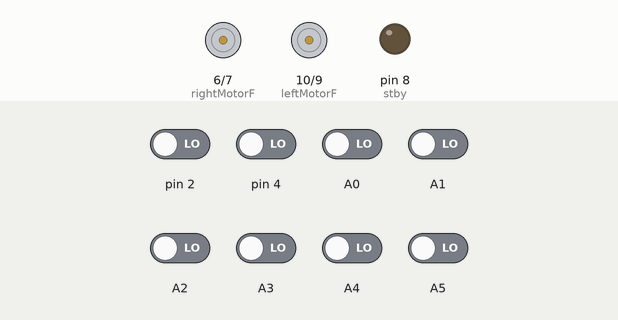
The sketch below on a simulated Arduino Uno, built with avr-gcc and run on an emulated ATmega328P. Shown: motor-driver pin pairs drawn as motors (green arrow = first pin HIGH = forward, orange = second pin HIGH = backward, longer = more drive, scaled by the enable pin, stopped while the standby pin is LOW), output pins drawn as LEDs (lit = HIGH). The inputs (shaded band) are chosen by the test bench; at power-on: A0–5, pin 2, pin 4 LOW.

Above: at 0.1 s.
At 12.4 s:
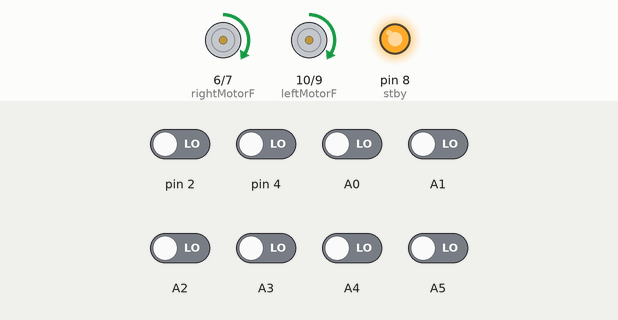
12.5 s: A1 driven HIGH
At 13.93 s:
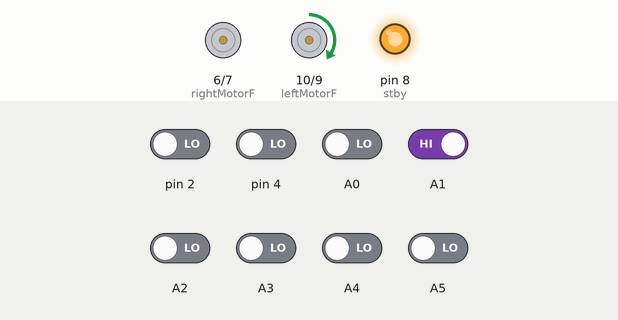
Timing chart, 0 to 16.8 s (numbered marks = the images above; inputs shaded):
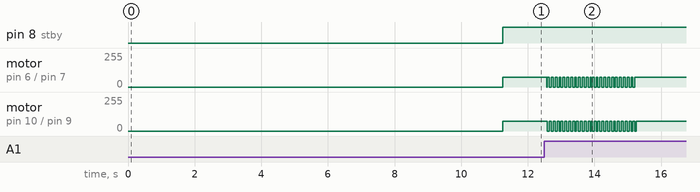

The sketch:

auto_pid.ino
```cpp
#include <QTRSensors.h>

#define rightMotorF 6
#define rightMotorB 7
#define rightMotorPWM 5
#define leftMotorF 10
#define leftMotorB 9
#define leftMotorPWM 11
#define stby 8

QTRSensorsRC qtr((unsigned char[]) {A0,4, A1, A2, A3, A4, 2, A5}, 8, 2500);

void setup()
{
  pinMode(rightMotorF, OUTPUT);
  pinMode(rightMotorB, OUTPUT);
  pinMode(rightMotorPWM, OUTPUT);
  pinMode(leftMotorF, OUTPUT);
  pinMode(leftMotorB, OUTPUT);
  pinMode(leftMotorPWM, OUTPUT);
  pinMode(stby,OUTPUT);
  Serial.begin(9600);
  for (int i = 0; i < 250; i++)  // make the calibration take about 5 seconds
  {
    qtr.calibrate();
    delay(20);
  }
}

int param[3] = {0.1,0,0};
int diff_param[3] = {0.1,1,1};
int last_proportional = 0;
int proportional = 0;
int integral = 0;
int derivative = 0;
int max_error = 0, new_error = 0;
bool success = false;

void loop() {
  autotune();
}

void autotune() {
  for (int i = 0; i < 3; i++) {
    param[i] += diff_param[i];
    new_error = check_error(param);

    if (new_error < max_error) {
      max_error = new_error;
      diff_param[i] *= 1.1;
      success = true;
    }
    if (success == false) {
      param[i] -= 2 * diff_param[i];
      new_error = check_error(param);
      if (new_error < max_error) {
        max_error = new_error;
        diff_param[i] *= 1.1;
        success = true;
      }
    }
    if (success == false) {
      param[i] += diff_param[i];
      diff_param[i] *= 0.9;
    }
    success = false;  }
}


int check_error(int* param) {
  for(int i = 0; i<500; i++) {
    unsigned int sensors[8];

    int position = qtr.readLine(sensors);

    proportional = int(position) - 3500;
    integral += proportional;
    derivative = proportional - last_proportional;

    int power_difference = param[0] * proportional + param[1] * integral + param[2] * derivative;
    //Serial.println(power_difference);
    last_proportional = proportional;

    const int maximum = 75;

    if (power_difference > maximum)
      power_difference = maximum;
    if (power_difference < -maximum)
      power_difference = -maximum;

    if (power_difference < 0) {
      digitalWrite(rightMotorF, HIGH);
      digitalWrite(rightMotorB, LOW);
      analogWrite(rightMotorPWM, maximum);
      digitalWrite(leftMotorF, HIGH);
      digitalWrite(leftMotorB, LOW);
      analogWrite(leftMotorPWM, maximum + power_difference);
      digitalWrite(stby,HIGH);
    }
    else {
      digitalWrite(rightMotorF, HIGH);
      digitalWrite(rightMotorB, LOW);
      analogWrite(rightMotorPWM, maximum - power_difference);
      digitalWrite(leftMotorF, HIGH);
      digitalWrite(leftMotorB, LOW);
      analogWrite(leftMotorPWM, maximum);
      digitalWrite(stby,HIGH);
    }
  }
}
```
